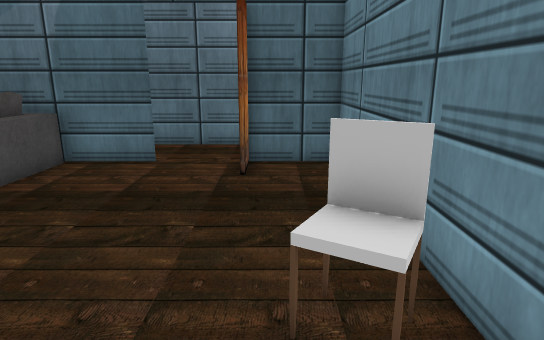
view 1 (above)

12 first-person views from a walk through a 3-D level made in the Unity game engine. The camera is 1.3 m above the floor, tilts 14° down and sees 75° across. The floor is counted in squares, 0.5 m on a side. Each view is taken from the middle of a square. On the plan, view 1 faces up. The plan holds only what a view shows up to about 20 squares ahead; the rest is blank. The place goes on beyond the plan. The player character is not drawn. Some surface patterns are stand-ins.

view 2
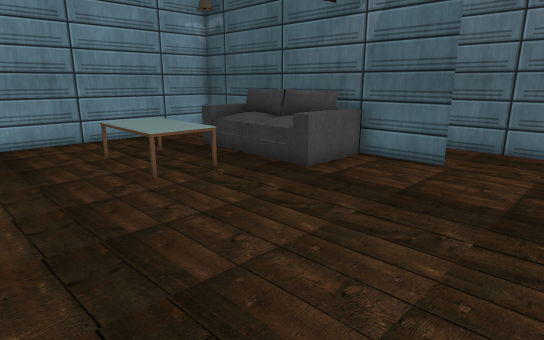

view 3
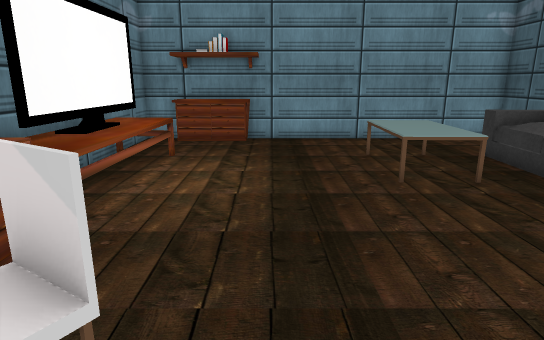

view 4
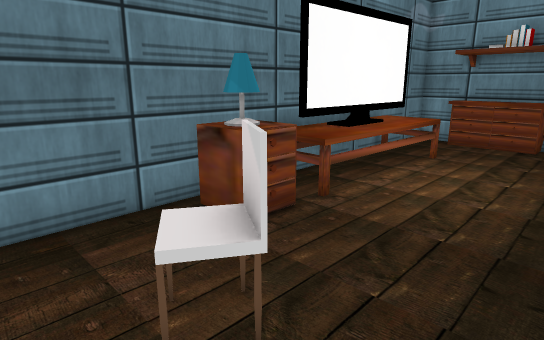

view 5
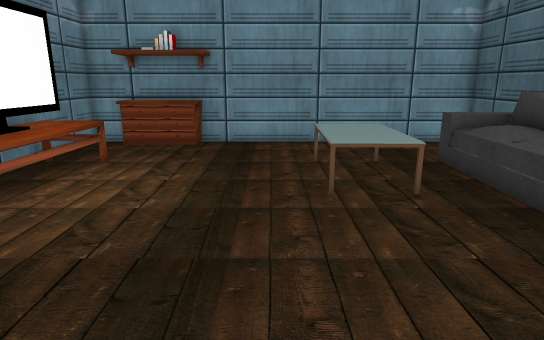

view 6
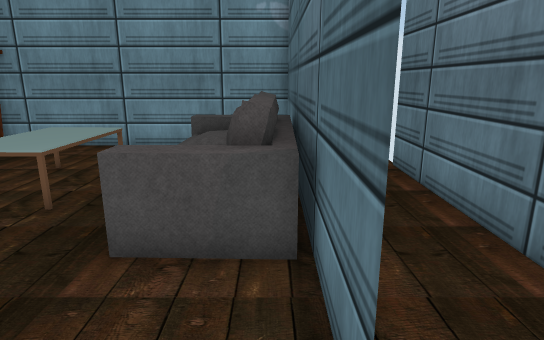

view 7
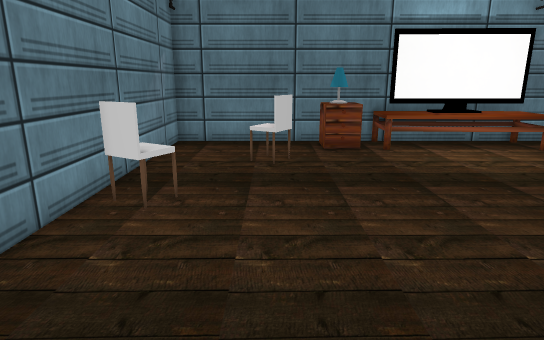

view 8
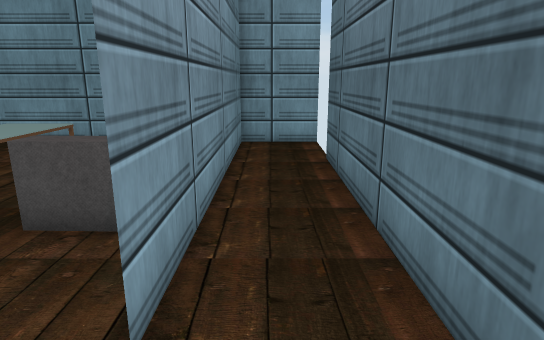

view 9
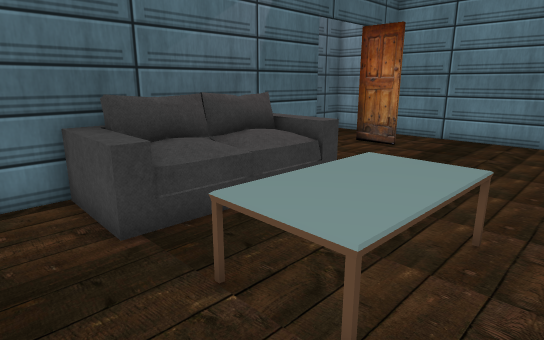

view 10
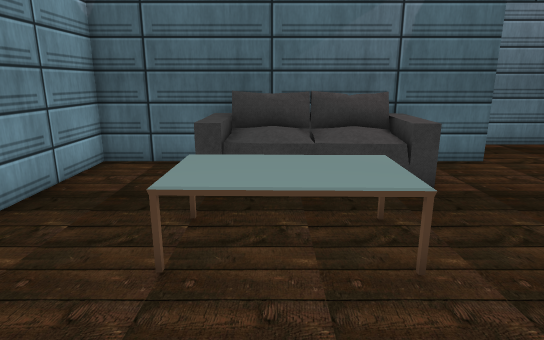

view 11
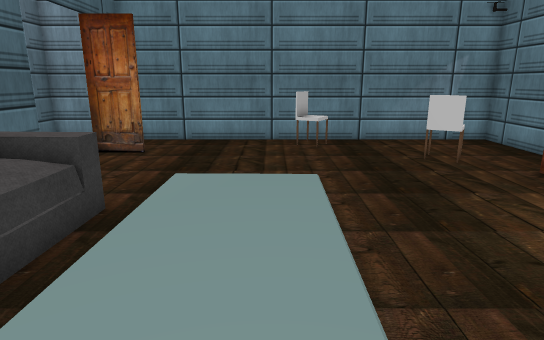

view 12
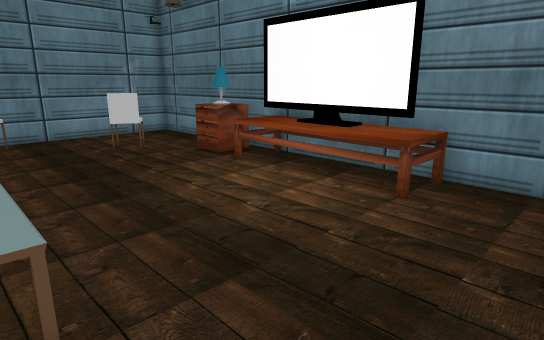

### Floor plan
Points are (right, up) in squares from view 1. A wall is a line through its corners. A room is listed if a view was taken in it or the views show most of it. See-through windows are left out.
Room 1 (views 1, 2, 3, 4, 5, 6, 7, 9, 10, 11, 12)
walls: (-8.6, -3.7) (-7, -3.8); (-3.9, 11.6) (-16.8, 11.6); (-12.2, -3.7) (-10.3, -3.7); (-0.9, 9.8) (-0.9, 11.8); (-16.6, -3.4) (-16.6, -4.8) (2.2, -4.8) (2.2, 11.9); (-16.6, 11.9) (-16.6, 0.5); (2.2, 11.6) (-0.8, 11.6) (-0.8, 9.8)
low walls: (-12.5, -2.5) (-12.6, -4.6); (-11.6, -4.5) (-6.7, -4.6) (-6.6, -2.7); (-12.8, -4.6) (-12.7, -2.5) (-6.4, -2.7) (-6.5, -4.3)
ways out: opening at (-2.5, 12) to room 2
objects: drawers (-17, -3) to (-16, 0); bookshelf (-16, -3); bookshelf (-16, 0); table (-13, 4) to (-9, 7); sofa (-13, 9) to (-7, 12); TV (-10, -4) to (-9, -4); drawers (-5, -4) to (-4, -3); chair (-3, -1) to (-1, 0); chair (0, 3) to (1, 4)
Room 2 (view 8)
walls: (2.2, 11.9) (2.2, 14.9) (-13, 14.9); (-16.6, 11.6) (-3.9, 11.6); (-16.6, 15.1) (-16.6, 11.9)
ways out: opening at (-2.5, 12) to room 1

Where each view was taken, in squares from view 1:
view 1: 0 up, 0 right, facing up
view 2: 0 up, 0 right, facing up-left
view 3: 1 up, 0 right, facing left
view 4: 2 up, 0 right, facing down-left
view 5: 3 up, 1 left, facing left
view 6: 11 up, 2 left, facing left
view 7: 11 up, 2 left, facing down
view 8: 13 up, 1 left, facing left
view 9: 3 up, 15 left, facing up-right
view 10: 0 up, 11 left, facing up
view 11: 5 up, 14 left, facing right
view 12: 5 up, 16 left, facing down-right
